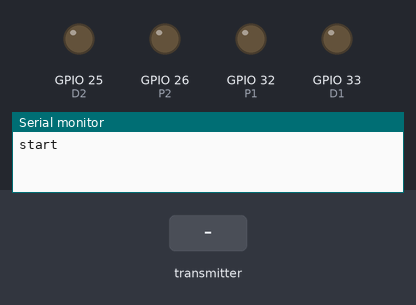
Bench run of a sketch on a simulated ESP32. On the bench: output pins drawn as LEDs (lit = HIGH), the last lines printed to the serial monitor. Inputs (shaded band) come from the test bench. No radio packets arrive unless stated.

Above: at 1.2 s.
1.3 s: the transmitter starts sending joystick1_x = 0
At 2.3 s:
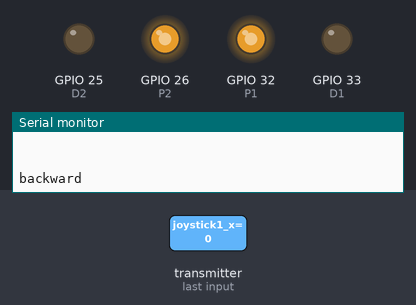
2.8 s: the transmitter starts sending joystick2_x = 1024
At 3.4 s:
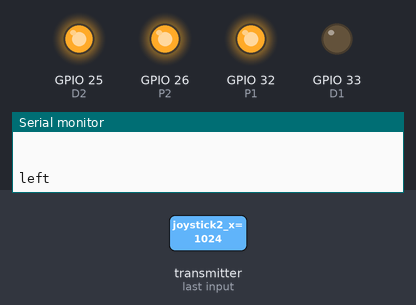
4.3 s: the transmitter starts sending joystick2_y = 1024
At 4.6 s:
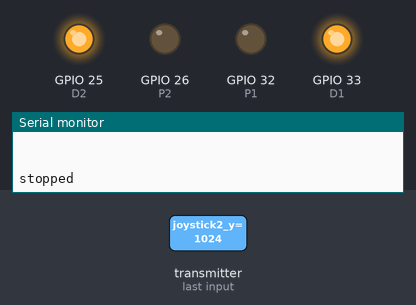
5.8 s: the transmitter starts sending joystick2_x = 4095
At 7.0 s:
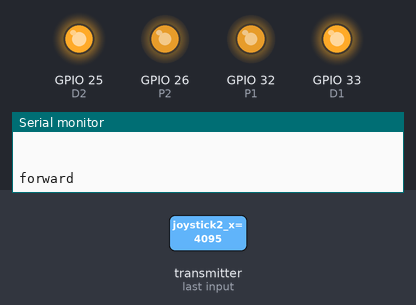
7.3 s: the transmitter starts sending joystick2_x = 0
At 8.1 s:
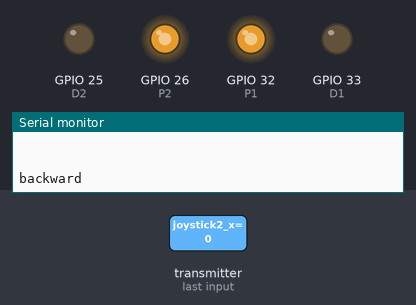
8.8 s: the transmitter starts sending joystick2_x = 2048
At 9.2 s:
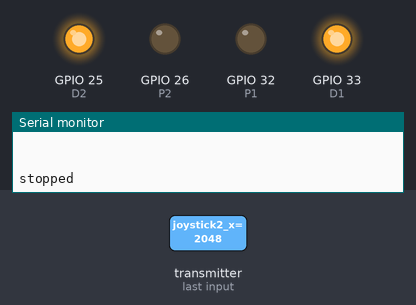
Timing chart, 0 to 11.3 s (numbered marks = the images above; inputs shaded):
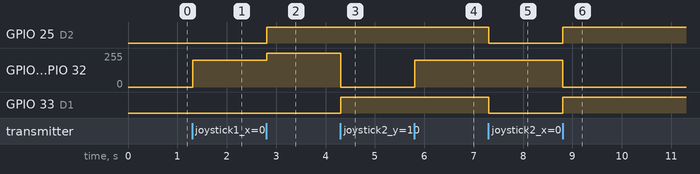

Measured:
- after the input at 1.3 s, GPIO 26 (P2), GPIO 32 (P1): 0/255 → 200/255 at once
- after the input at 2.8 s, GPIO 25 (D2): LOW → HIGH at once; GPIO 26 (P2), GPIO 32 (P1): 200/255 → 255/255 at once
- after the input at 4.3 s, GPIO 26 (P2), GPIO 32 (P1): 255/255 → 0/255 at once; GPIO 33 (D1): LOW → HIGH at once
- after the input at 5.8 s, GPIO 26 (P2), GPIO 32 (P1): 0/255 → 200/255 at once
- after the input at 7.3 s, GPIO 25 (D2), GPIO 33 (D1): HIGH → LOW at once
- after the input at 8.8 s, GPIO 25 (D2), GPIO 33 (D1): LOW → HIGH at once; GPIO 26 (P2), GPIO 32 (P1): 200/255 → 0/255 at once

The sketch:

rover_reciever_traversal.ino
```cpp
//#################################
//#################################

//Reciever code

//current status of the code: this does both reception and locomotion

#include <SPI.h>
#include <nRF24L01.h>
#include <RF24.h>

RF24 radio(4, 5);  // CE, CSN

byte address[6] = "00001";


#define P1 32
#define D1 33

#define P2 26
#define D2 25


String speed; //change this to int later

void setup() {

  //begining the module/library
  // if (!radio.begin()) {
  //   Serial.println(F("radio hardware not responding!"));
  //   while (1) {} // hold program in infinite loop to prevent subsequent errors
  // }

  Serial.begin(115200);
  Serial.println("start");

  radio.begin();

  //the RF module's power level:
  //Options: RF24_PA_MIN, RF24_PA_LOW, RF24_PA_HIGH, RF24_PA_MAX
  radio.setPALevel(RF24_PA_MAX);

  //opening reading "pipe" no.1 at the given address
  radio.openReadingPipe(1, address);

  //setting this RF module to recieve mode:
  radio.startListening();


  pinMode(P1, OUTPUT);
  pinMode(P2, OUTPUT);

  pinMode(D1, OUTPUT);
  pinMode(D2, OUTPUT);
}

struct controllerpayload{
  int joystick1_x;
  int joystick1_y;

  int Button;

  int joystick2_x;
  int joystick2_y;
};


void loop() {

  controllerpayload payload;
  uint8_t pipe1;  //create a buffer to which the 1st pipe writes to
  if (radio.available(&pipe1)){  //see if there are any bytes available to read on pipe1
    Serial.println("payload available:");
    uint8_t	length = radio.getDynamicPayloadSize(); //get the length of the payload from RX FIFO pipe
    Serial.println(length);
    radio.read(&payload, length); //read the from the pipe the length of the payload from the above line

    //printing the joystick values:

    Serial.print("Joystick1 X: "); Serial.print(payload.joystick1_x);
    Serial.print(", Joystick1 Y: "); Serial.println(payload.joystick1_y);

    Serial.print("button value: "); Serial.print(payload.Button); Serial.println(", ");

    Serial.print("Joystick2 X: "); Serial.print(payload.joystick2_x);
    Serial.print(", Joystick2 Y: "); Serial.println(payload.joystick2_y);


    int button = payload.Button;

    if ((button >= 700) && (button <= 800)) {
      speed = "speed 1"; //give speed values later
    }

    else if ((button >= 1600) && (button <= 1700)) {
      speed = "speed 2";
    }

    else if ((button >= 2500) && (button <= 2600)) {
      speed = "speed 3";
    }

    else if (button == 4095) {
      speed = "speed 4";
    }

    Serial.print("speed: "); Serial.println(speed);


    Serial.println("  ");
    Serial.println("  ");
    Serial.println("  ");

    if (payload.joystick2_x >= 3900) {
      Serial.println("forward");
      forward();
    }

    else if (payload.joystick2_x <= 200) {
      Serial.println("backward");
      backward();
    }

    else if (payload.joystick2_y >= 3900) {
      Serial.println("right");
      right();
    }

    else if (payload.joystick2_y <= 200) {
      Serial.println("left");
      left();
    }

    else {
      Serial.println("stopped");
      stop();
    }
  }
}


void forward() { //add a speed argument when speed change is decided
  analogWrite(P1, 200);
  analogWrite(P2, 200);

  digitalWrite(D1, HIGH);
  digitalWrite(D2, HIGH);
}

void backward() { //add a speed argument when speed change is decided
  analogWrite(P1, 200);
  analogWrite(P2, 200);

  digitalWrite(D1, LOW);
  digitalWrite(D2, LOW);
}

void right() { //add a speed argument when speed change is decided
  analogWrite(P1, 255);
  analogWrite(P2, 255);

  digitalWrite(D1, HIGH);
  digitalWrite(D2, LOW);
}

void left() { //add a speed argument when speed change is decided
  analogWrite(P1, 255);
  analogWrite(P2, 255);

  digitalWrite(D1, LOW);
  digitalWrite(D2, HIGH);
}

void stop() { //add a speed argument when speed change is decided
  analogWrite(P1, 0);
  analogWrite(P2, 0);

  digitalWrite(D1, HIGH);
  digitalWrite(D2, HIGH);
}
```
